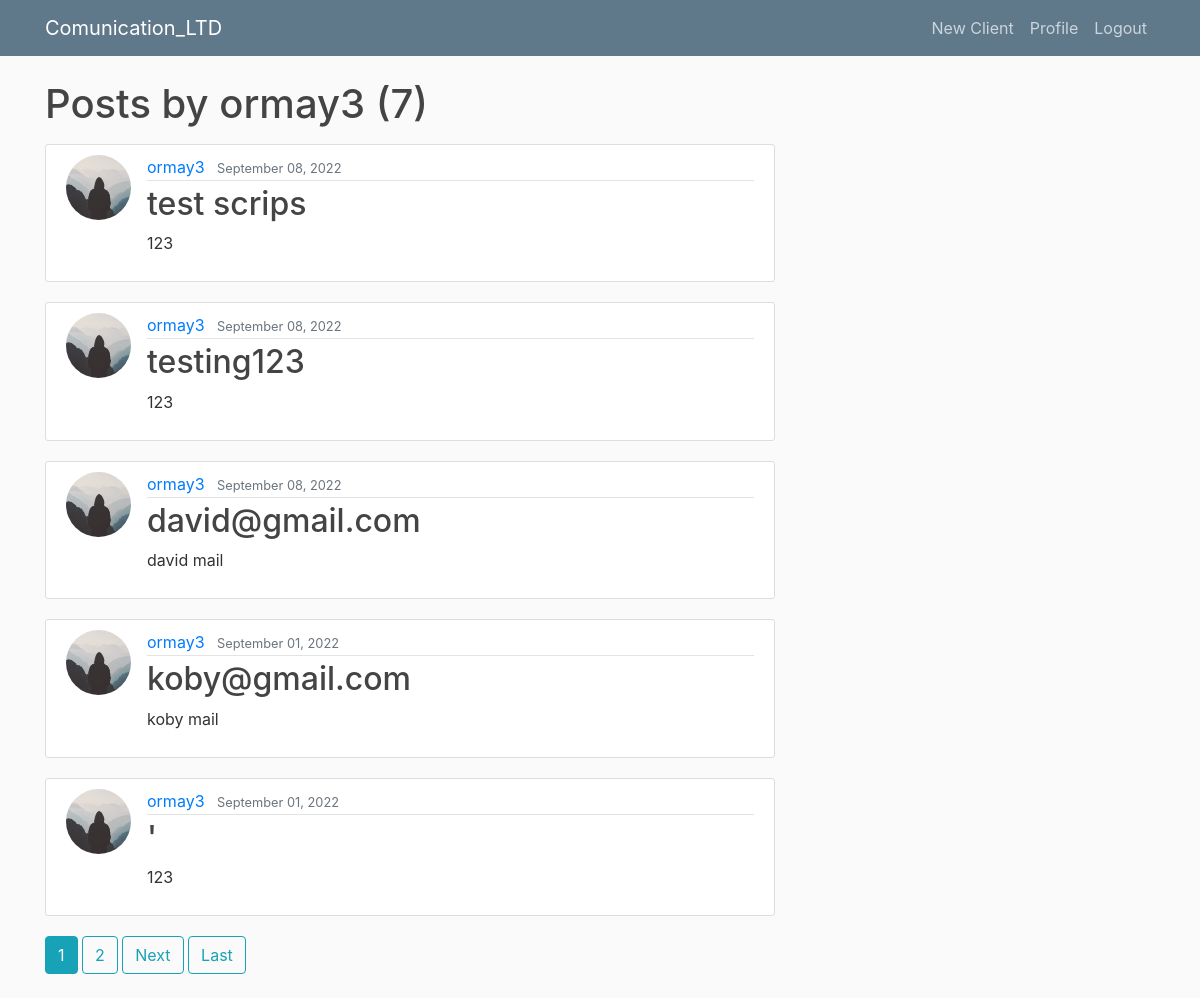
/user/ormay3 (signed in), run on the app's committed database.
### project/models.py (models this page shows, shortened)
class Post(models.Model):
    title = models.CharField(max_length=100)
    content = models.CharField(max_length=100)                                 #models.TextField()
    date_posted = models.DateTimeField(default=timezone.now)
    author = models.ForeignKey(User, on_delete=models.CASCADE)

### users/models.py (models this page shows, shortened)
class Profile(models.Model):
    user = models.OneToOneField(User, on_delete=models.CASCADE)
    image = models.ImageField(default='default.jpg', upload_to='profile_pics')

### project/views.py (the view)
# urls.py: path('user/<str:username>', UserPostListView.as_view(), name='user-posts'),
class UserPostListView(ListView):
    model = Post
    template_name = 'project/user_posts.html'  # <app>/<model>_<viewtype>.html
    context_object_name = 'posts'
    paginate_by = 5
    def get_queryset(self):
        user = get_object_or_404(User, username=self.kwargs.get('username'))
        return Post.objects.filter(author=user).order_by('-date_posted')

### project/templates/project/user_posts.html (shortened to what this page needs)
{% extends "project/base.html" %}
{% block content %}
    <h1 class="mb-3">Posts by {{ view.kwargs.username }} ({{ page_obj.paginator.count }})</h1>
    {% for post in posts %}
        <article class="media content-section">
          <img class="rounded-circle article-img" src="{{ post.author.profile.image.url }}">
          <div class="media-body">
            <div class="article-metadata">
              <a class="mr-2" href="{% url 'user-posts' post.author.username %}">{{ post.author }}</a>
              <small class="text-muted">{{ post.date_posted|date:"F d, Y" }}</small>
            </div>
            <h2><a class="article-title" href="{% url 'post-detail' post.id %}">{{ post.title }}</a></h2>
            <p class="article-content">{{ post.content }}</p>
          </div>
        </article>
    {% endfor %}
    {% if is_paginated %}
      {% for num in page_obj.paginator.page_range %}
        {% if page_obj.number == num %}
          <a class="btn btn-info mb-4" href="?page={{ num }}">{{ num }}</a>
        {% elif num > page_obj.number|add:'-3' and num < page_obj.number|add:'3' %}
          <a class="btn btn-outline-info mb-4" href="?page={{ num }}">{{ num }}</a>
        {% endif %}
      {% endfor %}
      {% if page_obj.has_next %}
        <a class="btn btn-outline-info mb-4" href="?page={{ page_obj.next_page_number }}">Next</a>
        <a class="btn btn-outline-info mb-4" href="?page={{ page_obj.paginator.num_pages }}">Last</a>
      {% endif %}
    {% endif %}
{% endblock content %}

### project/static/project/main.css (style rules this page uses)
body { background: #fafafa; color: #333333; margin-top: 5rem; }
h1, h2, h3, h4, h5, h6 { color: #444444; }
.content-section { background: #ffffff; padding: 10px 20px; border: 1px solid #dddddd; border-radius: 3px; margin-bottom: 20px; }
.article-title { color: #444444; }
.article-content { white-space: pre-line; }
.article-img { height: 65px; width: 65px; margin-right: 16px; }
.article-metadata { padding-bottom: 1px; margin-bottom: 4px; border-bottom: 1px solid #e3e3e3 }

### data on the page
Post: author.profile.image (placeholder picture), author "ormay3", date_posted "September 08, 2022", title "test scrips", content "123"
Post: author.profile.image (placeholder picture), author "ormay3", date_posted "September 08, 2022", title "testing123", content "123"
Post: author.profile.image (placeholder picture), author "ormay3", date_posted "September 08, 2022", title "david@gmail.com", content "david mail"
Post: author.profile.image (placeholder picture), author "ormay3", date_posted "September 01, 2022", title "koby@gmail.com", content "koby mail"
Post: author.profile.image (placeholder picture), author "ormay3", date_posted "September 01, 2022", title "'", content "123"

### other printed values
{{ view.kwargs.username }} "ormay3"
{{ page_obj.paginator.count }} "7"
{{ num }} "1"
{{ num }} "2"
